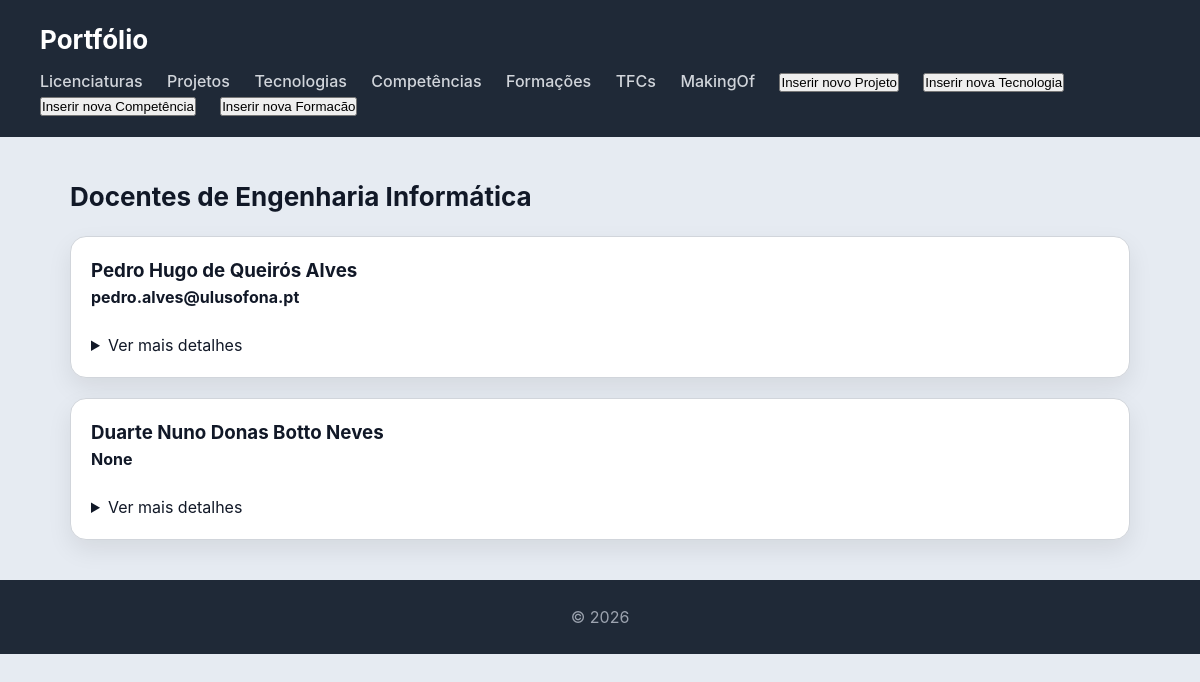
The page /portfolio/docentes/4 on the database its author committed.
### portfolio/models.py (models this page shows, shortened)
class Licenciatura(models.Model):
    nome = models.CharField(max_length=100)
    curso_codigo = models.IntegerField()
    semestres = models.IntegerField()
    descricao = models.TextField(blank=True)
    objetivos = models.TextField(blank=True)
    curso_ects = models.IntegerField()
    uc = models.ManyToManyField(UC, related_name="licenciaturas", blank=True)

class Docente(models.Model):
    nome = models.CharField(max_length=100)
    email = models.EmailField(blank=True, null=True)
    card_code = models.IntegerField()
    employee_code = models.IntegerField()
    degree = models.CharField(max_length=25, blank=True, null=True)
    regime = models.CharField(max_length=25)

### portfolio/views.py (the view)
# urls.py: path("docentes/<int:id>", views.docentes_view, name="docentes"),
def docentes_view(request, id):
    licenciatura = Licenciatura.objects.get(id=id)
    ucs = licenciatura.uc.all()
    docentes = Docente.objects.filter(ucs__in = ucs)
    return render(request, "portfolio/docentes.html", {"licenciatura":licenciatura, "ucs":ucs, "docentes":docentes})

### portfolio/templates/portfolio/docentes.html (shortened to what this page needs)
{% extends "portfolio/base.html" %}
{% block content %}
<h2>Docentes de {{licenciatura.nome}}</h2>
<section>
    {% for docente in docentes %}
        <article>
            <h3>{{docente.nome}}</h3>
            <h4>{{docente.email}}</h4>
            <br>
            <details>
                <summary>Ver mais detalhes</summary>
                <br>
            </details>
        </article>
    {% endfor %}
</section>
{% endblock %}

### portfolio/static/portfolio/styles.css (style rules this page uses)
* { box-sizing: border-box; margin: 0; padding: 0; }
body { font-family: "Inter", "Segoe UI", system-ui, -apple-system, sans-serif; background: #e6ebf2; color: #111827; line-height: 1.5; }
h2 { margin-bottom: 20px; font-size: 26px; }
section > article { background: white; padding: 20px; border-radius: 16px; border: 1px solid #d1d5db; box-shadow: 0 10px 25px rgba(0,0,0,0.08); transition: all 0.25s ease; margin-bottom: 20px; }

### rows shown on the page
Licenciatura: nome "Engenharia Informática"
Docente: nome "Pedro Hugo de Queirós Alves", email "pedro.alves@ulusofona.pt"
Docente: nome "Duarte Nuno Donas Botto Neves", email "None"
